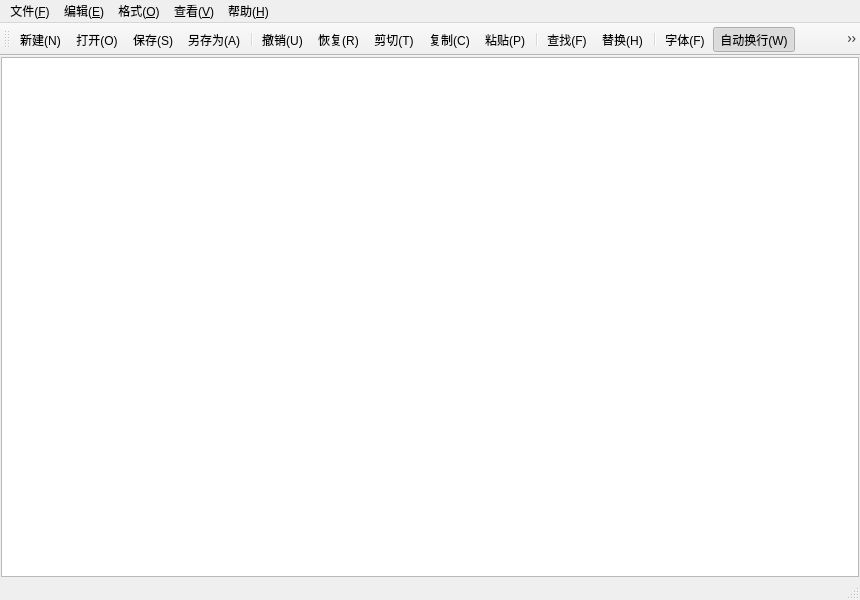
<?xml version="1.0" encoding="UTF-8"?>
<ui version="4.0">
 <class>MainWindow</class>
 <widget class="QMainWindow" name="MainWindow">
  <property name="geometry">
   <rect>
    <x>0</x>
    <y>0</y>
    <width>860</width>
    <height>600</height>
   </rect>
  </property>
  <property name="windowTitle">
   <string>未命名 - 文本编辑器</string>
  </property>
  <property name="windowIcon">
   <iconset resource="res.qrc">
    <normaloff>:/icons/app_icon.svg</normaloff>
   </iconset>
  </property>
  <widget class="QWidget" name="centralwidget">
   <layout class="QVBoxLayout" name="verticalLayout">
    <property name="spacing">
     <number>1</number>
    </property>
    <property name="leftMargin">
     <number>1</number>
    </property>
    <property name="topMargin">
     <number>1</number>
    </property>
    <property name="rightMargin">
     <number>1</number>
    </property>
    <property name="bottomMargin">
     <number>1</number>
    </property>
    <item>
     <widget class="QPlainTextEdit" name="textEdit"/>
    </item>
   </layout>
  </widget>
  <widget class="QMenuBar" name="menubar">
   <property name="geometry">
    <rect>
     <x>0</x>
     <y>0</y>
     <width>860</width>
     <height>22</height>
    </rect>
   </property>
   <widget class="QMenu" name="menuFile">
    <property name="title">
     <string>文件(&amp;F)</string>
    </property>
    <addaction name="actNew"/>
    <addaction name="actOpen"/>
    <addaction name="actSave"/>
    <addaction name="actSaveAs"/>
    <addaction name="separator"/>
    <addaction name="actAutoSave"/>
    <addaction name="separator"/>
    <addaction name="actExit"/>
   </widget>
   <widget class="QMenu" name="menuEdit">
    <property name="title">
     <string>编辑(&amp;E)</string>
    </property>
    <addaction name="actUndo"/>
    <addaction name="actRedo"/>
    <addaction name="separator"/>
    <addaction name="actCut"/>
    <addaction name="actCopy"/>
    <addaction name="actPaste"/>
    <addaction name="separator"/>
    <addaction name="actFind"/>
    <addaction name="actReplace"/>
    <addaction name="separator"/>
    <addaction name="actSelectAll"/>
   </widget>
   <widget class="QMenu" name="menuFormat">
    <property name="title">
     <string>格式(&amp;O)</string>
    </property>
    <addaction name="actWrap"/>
    <addaction name="actShowLineNumbers"/>
    <addaction name="actFont"/>
    <addaction name="actFontColor"/>
    <addaction name="separator"/>
    <addaction name="actFontBackColor"/>
    <addaction name="actEditorBackColor"/>
   </widget>
   <widget class="QMenu" name="menuView">
    <property name="title">
     <string>查看(&amp;V)</string>
    </property>
    <addaction name="actToolBar"/>
    <addaction name="actStatusBar"/>
   </widget>
   <widget class="QMenu" name="menuHelp">
    <property name="title">
     <string>帮助(&amp;H)</string>
    </property>
    <addaction name="actAbout"/>
   </widget>
   <addaction name="menuFile"/>
   <addaction name="menuEdit"/>
   <addaction name="menuFormat"/>
   <addaction name="menuView"/>
   <addaction name="menuHelp"/>
  </widget>
  <widget class="QStatusBar" name="statusbar"/>
  <widget class="QToolBar" name="toolBar">
   <property name="windowTitle">
    <string>toolBar</string>
   </property>
   <attribute name="toolBarArea">
    <enum>TopToolBarArea</enum>
   </attribute>
   <attribute name="toolBarBreak">
    <bool>false</bool>
   </attribute>
   <addaction name="actNew"/>
   <addaction name="actOpen"/>
   <addaction name="actSave"/>
   <addaction name="actSaveAs"/>
   <addaction name="separator"/>
   <addaction name="actUndo"/>
   <addaction name="actRedo"/>
   <addaction name="actCut"/>
   <addaction name="actCopy"/>
   <addaction name="actPaste"/>
   <addaction name="separator"/>
   <addaction name="actFind"/>
   <addaction name="actReplace"/>
   <addaction name="separator"/>
   <addaction name="actFont"/>
   <addaction name="actWrap"/>
   <addaction name="actShowLineNumbers"/>
   <addaction name="separator"/>
   <addaction name="actToolBar"/>
   <addaction name="actStatusBar"/>
  </widget>
  <action name="actNew">
   <property name="icon">
    <iconset resource="res.qrc">
     <normaloff>:/icons/new.svg</normaloff>
    </iconset>
   </property>
   <property name="text">
    <string>新建(&amp;N)</string>
   </property>
   <property name="toolTip">
    <string>新建文件 (Ctrl+N)</string>
   </property>
   <property name="shortcut">
    <string>Ctrl+N</string>
   </property>
  </action>
  <action name="actOpen">
   <property name="icon">
    <iconset resource="res.qrc">
     <normaloff>:/icons/open.svg</normaloff>
    </iconset>
   </property>
   <property name="text">
    <string>打开(&amp;O)</string>
   </property>
   <property name="toolTip">
    <string>打开文件 (Ctrl+O)</string>
   </property>
   <property name="shortcut">
    <string>Ctrl+O</string>
   </property>
  </action>
  <action name="actSave">
   <property name="icon">
    <iconset resource="res.qrc">
     <normaloff>:/icons/save.svg</normaloff>
    </iconset>
   </property>
   <property name="text">
    <string>保存(&amp;S)</string>
   </property>
   <property name="toolTip">
    <string>保存文件 (Ctrl+S)</string>
   </property>
   <property name="shortcut">
    <string>Ctrl+S</string>
   </property>
  </action>
  <action name="actSaveAs">
   <property name="icon">
    <iconset resource="res.qrc">
     <normaloff>:/icons/save_as.svg</normaloff>
    </iconset>
   </property>
   <property name="text">
    <string>另存为(&amp;A)</string>
   </property>
   <property name="toolTip">
    <string>另存为 (Ctrl+Shift+S)</string>
   </property>
   <property name="shortcut">
    <string>Ctrl+Shift+S</string>
   </property>
  </action>
  <action name="actExit">
   <property name="icon">
    <iconset resource="res.qrc">
     <normaloff>:/icons/exit.svg</normaloff>
    </iconset>
   </property>
   <property name="text">
    <string>退出(&amp;X)</string>
   </property>
   <property name="toolTip">
    <string>退出程序</string>
   </property>
   <property name="shortcut">
    <string>Ctrl+Q</string>
   </property>
  </action>
  <action name="actUndo">
   <property name="icon">
    <iconset resource="res.qrc">
     <normaloff>:/icons/undo.svg</normaloff>
    </iconset>
   </property>
   <property name="text">
    <string>撤销(&amp;U)</string>
   </property>
   <property name="toolTip">
    <string>撤销 (Ctrl+Z)</string>
   </property>
   <property name="shortcut">
    <string>Ctrl+Z</string>
   </property>
  </action>
  <action name="actRedo">
   <property name="icon">
    <iconset resource="res.qrc">
     <normaloff>:/icons/redo.svg</normaloff>
    </iconset>
   </property>
   <property name="text">
    <string>恢复(&amp;R)</string>
   </property>
   <property name="toolTip">
    <string>恢复 (Ctrl+Y)</string>
   </property>
   <property name="shortcut">
    <string>Ctrl+Y</string>
   </property>
  </action>
  <action name="actCut">
   <property name="icon">
    <iconset resource="res.qrc">
     <normaloff>:/icons/cut.svg</normaloff>
    </iconset>
   </property>
   <property name="text">
    <string>剪切(&amp;T)</string>
   </property>
   <property name="toolTip">
    <string>剪切 (Ctrl+X)</string>
   </property>
   <property name="shortcut">
    <string>Ctrl+X</string>
   </property>
  </action>
  <action name="actCopy">
   <property name="icon">
    <iconset resource="res.qrc">
     <normaloff>:/icons/copy.svg</normaloff>
    </iconset>
   </property>
   <property name="text">
    <string>复制(&amp;C)</string>
   </property>
   <property name="toolTip">
    <string>复制 (Ctrl+C)</string>
   </property>
   <property name="shortcut">
    <string>Ctrl+C</string>
   </property>
  </action>
  <action name="actPaste">
   <property name="icon">
    <iconset resource="res.qrc">
     <normaloff>:/icons/paste.svg</normaloff>
    </iconset>
   </property>
   <property name="text">
    <string>粘贴(&amp;P)</string>
   </property>
   <property name="toolTip">
    <string>粘贴 (Ctrl+V)</string>
   </property>
   <property name="shortcut">
    <string>Ctrl+V</string>
   </property>
  </action>
  <action name="actFind">
   <property name="icon">
    <iconset resource="res.qrc">
     <normaloff>:/icons/find.svg</normaloff>
    </iconset>
   </property>
   <property name="text">
    <string>查找(&amp;F)</string>
   </property>
   <property name="toolTip">
    <string>查找文本 (Ctrl+F)</string>
   </property>
   <property name="shortcut">
    <string>Ctrl+F</string>
   </property>
  </action>
  <action name="actReplace">
   <property name="icon">
    <iconset resource="res.qrc">
     <normaloff>:/icons/replace.svg</normaloff>
    </iconset>
   </property>
   <property name="text">
    <string>替换(&amp;H)</string>
   </property>
   <property name="toolTip">
    <string>替换文本 (Ctrl+H)</string>
   </property>
   <property name="shortcut">
    <string>Ctrl+H</string>
   </property>
  </action>
  <action name="actSelectAll">
   <property name="icon">
    <iconset resource="res.qrc">
     <normaloff>:/icons/select_all.svg</normaloff>
    </iconset>
   </property>
   <property name="text">
    <string>全选(&amp;A)</string>
   </property>
   <property name="toolTip">
    <string>全选 (Ctrl+A)</string>
   </property>
   <property name="shortcut">
    <string>Ctrl+A</string>
   </property>
  </action>
  <action name="actWrap">
   <property name="checkable">
    <bool>true</bool>
   </property>
   <property name="checked">
    <bool>true</bool>
   </property>
   <property name="icon">
    <iconset resource="res.qrc">
     <normaloff>:/icons/wrap.svg</normaloff>
    </iconset>
   </property>
   <property name="text">
    <string>自动换行(&amp;W)</string>
   </property>
   <property name="toolTip">
    <string>切换自动换行</string>
   </property>
  </action>
  <action name="actShowLineNumbers">
   <property name="checkable">
    <bool>true</bool>
   </property>
   <property name="checked">
    <bool>true</bool>
   </property>
   <property name="icon">
    <iconset resource="res.qrc">
     <normaloff>:/icons/line_number.svg</normaloff>
    </iconset>
   </property>
   <property name="text">
    <string>显示行号(&amp;L)</string>
   </property>
   <property name="toolTip">
    <string>显示或隐藏行号</string>
   </property>
  </action>
  <action name="actFont">
   <property name="icon">
    <iconset resource="res.qrc">
     <normaloff>:/icons/font.svg</normaloff>
    </iconset>
   </property>
   <property name="text">
    <string>字体(&amp;F)...</string>
   </property>
   <property name="toolTip">
    <string>设置编辑器字体</string>
   </property>
  </action>
  <action name="actFontColor">
   <property name="icon">
    <iconset resource="res.qrc">
     <normaloff>:/icons/font_color.svg</normaloff>
    </iconset>
   </property>
   <property name="text">
    <string>字体颜色...</string>
   </property>
   <property name="toolTip">
    <string>设置字体颜色</string>
   </property>
  </action>
  <action name="actFontBackColor">
   <property name="icon">
    <iconset resource="res.qrc">
     <normaloff>:/icons/text_bg_color.svg</normaloff>
    </iconset>
   </property>
   <property name="text">
    <string>字体背景色...</string>
   </property>
   <property name="toolTip">
    <string>设置选中文本背景色</string>
   </property>
  </action>
  <action name="actEditorBackColor">
   <property name="icon">
    <iconset resource="res.qrc">
     <normaloff>:/icons/editor_bg_color.svg</normaloff>
    </iconset>
   </property>
   <property name="text">
    <string>编辑器背景色...</string>
   </property>
   <property name="toolTip">
    <string>设置编辑器背景色</string>
   </property>
  </action>
  <action name="actToolBar">
   <property name="checkable">
    <bool>true</bool>
   </property>
   <property name="checked">
    <bool>true</bool>
   </property>
   <property name="icon">
    <iconset resource="res.qrc">
     <normaloff>:/icons/toolbar.svg</normaloff>
    </iconset>
   </property>
   <property name="text">
    <string>工具栏(&amp;T)</string>
   </property>
   <property name="toolTip">
    <string>显示或隐藏工具栏</string>
   </property>
  </action>
  <action name="actStatusBar">
   <property name="checkable">
    <bool>true</bool>
   </property>
   <property name="checked">
    <bool>true</bool>
   </property>
   <property name="icon">
    <iconset resource="res.qrc">
     <normaloff>:/icons/statusbar.svg</normaloff>
    </iconset>
   </property>
   <property name="text">
    <string>状态栏(&amp;S)</string>
   </property>
   <property name="toolTip">
    <string>显示或隐藏状态栏</string>
   </property>
  </action>
  <action name="actAutoSave">
   <property name="checkable">
    <bool>true</bool>
   </property>
   <property name="checked">
    <bool>false</bool>
   </property>
   <property name="icon">
    <iconset resource="res.qrc">
     <normaloff>:/icons/autosave.svg</normaloff>
    </iconset>
   </property>
   <property name="text">
    <string>定时自动保存</string>
   </property>
   <property name="toolTip">
    <string>每30秒自动保存已命名文件</string>
   </property>
  </action>
  <action name="actAbout">
   <property name="icon">
    <iconset resource="res.qrc">
     <normaloff>:/icons/about.svg</normaloff>
    </iconset>
   </property>
   <property name="text">
    <string>关于(&amp;A)</string>
   </property>
   <property name="toolTip">
    <string>关于简单文本编辑器</string>
   </property>
  </action>
 </widget>
 <resources>
  <include location="res.qrc"/>
 </resources>
 <connections/>
</ui>
